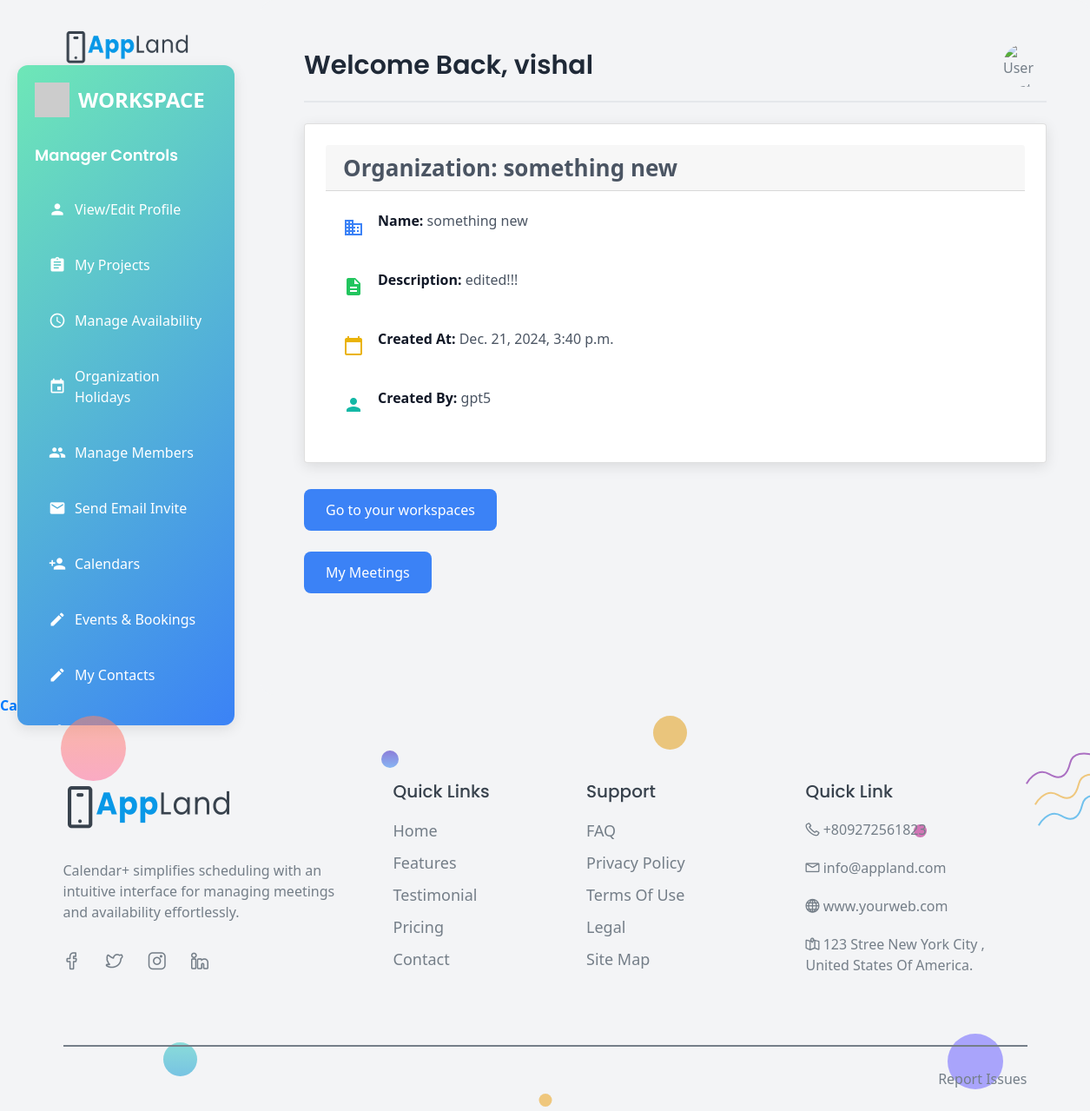
Page /calendar/org_detail/8/ (signed in) on the committed database.
### accounts/models.py (models this page shows, shortened)
class Organization(models.Model):
    name = models.CharField(max_length=255)
    description = models.TextField(blank=True)
    created_at = models.DateTimeField(auto_now_add=True)
    updated_at = models.DateTimeField(auto_now=True)
    created_by = models.ForeignKey(User, on_delete=models.CASCADE, related_name='created_organizations')

### calendar_plus/views.py (the view)
# urls.py: path('org_detail/<int:org_id>/',OrgDetailView.as_view(),name='org_detail'),
class OrgDetailView(LoginRequiredMixin, View):
    template_name = 'calendar/org_detail.html'
    def get(self, request, org_id):
        organization = get_object_or_404(Organization, id=org_id)
        user_profiles = Profile.objects.filter(organization=organization, user=request.user)
        is_admin = user_profiles.filter(is_admin=True).exists()
        is_manager = user_profiles.filter(is_manager=True).exists()
        is_employee = user_profiles.filter(is_employee=True).exists()
        context = {
            'organization': organization,
            'user_profiles': user_profiles,
            'is_admin': is_admin,
            'is_manager': is_manager,
            'is_employee': is_employee,
        }
        return render(request, self.template_name, context)

### calendar_plus/templates/calendar/org_detail.html (shortened to what this page needs)
{% extends 'custom.html' %}
{% block content %}
<!DOCTYPE html>
<html lang="en">
<head>
    <script src="https://cdn.tailwindcss.com"></script>
</head>
<body class="bg-gray-100 font-sans">
    <div class="sidebar">
        <div class="sidebar-header">
            <img src="https://via.placeholder.com/40" alt="Logo">
            <span>Workspace</span>
        </div>
        {% if is_admin %}
            <h3 class="font-semibold text-lg text-white mb-6">Admin Controls</h3>
            <a href="{% url 'view_edit_profile' org_id=organization.id %}">
                <span class="material-icons">person</span> View/Edit Profile
            </a>
            <a href="{% url 'edit_organization' organization.id %}">
                <span class="material-icons">edit</span> Edit Organization
            </a>
            <a href="{% url 'organization_availability' organization.id %}">
                <span class="material-icons">schedule</span> Manage Availability
            </a>
            <a href="{% url 'organization_holidays' organization.id %}">
                <span class="material-icons">event</span> Organization Holidays
            </a>
            <a href="{% url 'project_list' organization.id %}">
                <span class="material-icons">assignment</span> My Projects
            </a>
            <a href="{% url 'members_action' organization_id=organization.id %}">
                <span class="material-icons">group</span> Manage Members
            </a>
            <a href="{% url 'send_email_invitation' organization_id=organization.id %}">
                <span class="material-icons">email</span> Send Email Invite
            </a>
            <a href="{% url 'invitation_status' organization.id %}">
                <span class="material-icons">person_add</span> Invitations Status
            </a>
            <a href="{% url 'organizations_members' organization.id %}">
                <span class="material-icons">person_add</span> Calendars
            </a>
            <a href="{% url 'user_meetings_calendar' organization.id %}">
                <span class="material-icons">person_add</span> My Calendar
            </a>
            <a href="{% url 'user-events' organization.id %}">
                <span class="material-icons">edit</span>Events & Bookings
            </a>
            <a href="{% url 'security' organization.id %}">
                <span class="material-icons">person_add</span>Security
            </a>
            <a href="{% url 'managed_workflows' organization.id %}">
                <span class="material-icons">person_add</span>Managed Workflows
            </a>
            <a href="{% url 'contacts_list' organization.id %}">
                <span class="material-icons">edit</span>Contacts
            </a>
            <a href="{% url 'group_create' organization.id %}">
                <span class="material-icons">person_add</span>Groups
            </a>
            <a href="{% url 'display_groups' organization.id %}">
                <span class="material-icons">person_add</span>Organization Groups
            </a>
        {% elif is_manager %}
            <h3 class="font-semibold text-lg text-white mb-6">Manager Controls</h3>
            <a href="{% url 'view_edit_profile' org_id=organization.id %}">
                <span class="material-icons">person</span> View/Edit Profile
            </a>
            <a href="{% url 'project_views_others' organization_id=organization.id %}">
                <span class="material-icons">assignment</span> My Projects
            </a>
            <a href="{% url 'organization_availability' organization.id %}">
                <span class="material-icons">schedule</span> Manage Availability
            </a>
            <a href="{% url 'organization_holidays' organization.id %}">
                <span class="material-icons">event</span> Organization Holidays
            </a>
            <a href="{% url 'members_action' organization_id=organization.id %}">
                <span class="material-icons">group</span> Manage Members
            </a>
            <a href="{% url 'send_email_invitation' organization_id=organization.id %}">
                <span class="material-icons">email</span> Send Email Invite
            </a>
            <a href="{% url 'organizations_members' organization.id %}">
                <span class="material-icons">person_add</span> Calendars
            </a>
            <a href="{% url 'user-events' organization.id %}">
                <span class="material-icons">edit</span>Events & Bookings
            </a>
            <a href="{% url 'contacts_list' organization.id %}">
                <span class="material-icons">edit</span>My Contacts
            </a>
            <a href="{% url 'user_groups' organization.id %}">
                <span class="material-icons">person_add</span>Groups
            </a>
            {% endif %}
    </div>
    <div class="main-content">
        <div class="profile-header">
            <h2>Welcome Back, {{ request.user }}</h2>
            <img src="https://encrypted-tbn0.gstatic.com/images?q=tbn:ANd9GcRgzlAIaq9_fY1FwvEaetGEades903CrQ0syQ&s" alt="User Avatar">
        </div>
<div class="card">
    <div class="card-header text-blue-600 text-xl font-semibold">Organization: {{ organization.name }}</div>
    <div class="card-body space-y-6">
        <div class="flex items-center">
            <span class="material-icons text-blue-500 mr-3">business</span>
            <p class="text-lg"><strong>Name:</strong> {{ organization.name }}</p>
        </div>
        <div class="flex items-center">
            <span class="material-icons text-green-500 mr-3">description</span>
            <p class="text-lg"><strong>Description:</strong> {{ organization.description }}</p>
        </div>
        <div class="flex items-center">
            <span class="material-icons text-yellow-500 mr-3">calendar_today</span>
            <p class="text-lg"><strong>Created At:</strong> {{ organization.created_at }}</p>
        </div>
        <div class="flex items-center">
            <span class="material-icons text-teal-500 mr-3">person</span>
            <p class="text-lg"><strong>Created By:</strong> {{ organization.created_by }}</p>
        </div>
    </div>
</div>
        <div class="action-links">
            <a href="{% url 'organization_list' %}">Go to your workspaces</a>
        </div>
        <br>
        <div class="action-links">
            <a href="{% url 'meeting_list' organization.id %}">My Meetings</a>
        </div>
    </div>
    <section>
        <a href="#">
            <strong>Calendar Pro Trial</strong>
        </a>
    </section>
</body>
</html>
{% endblock %}

### static/assets/css/style.css (style rules this page uses)
body { font-family: "Open Sans", sans-serif; font-weight: normal; font-style: normal; color: #747E88; overflow-x: hidden; }
* { margin: 0; padding: 0; -webkit-box-sizing: border-box; -moz-box-sizing: border-box; box-sizing: border-box; }
img { max-width: 100%; }
i, span, a { display: inline-block; }
audio, canvas, iframe, img, svg, video { vertical-align: middle; }
h1, h2, h3, h4, h5, h6 { font-family: "Poppins", sans-serif; font-weight: 700; color: #38424D; margin: 0px; }
h2 { font-size: 36px; }
h3 { font-size: 28px; }
p { font-size: 16px; font-weight: 400; line-height: 24px; color: #747E88; margin: 0px; }

### calendar_plus/templates/calendar/org_detail.html (style rules this page uses)
.sidebar { background: linear-gradient(135deg, #6EE7B7, #3B82F6); color: white; width: 250px; height: auto; position: fixed; top: 75px; left: 20px; padding: 20px; border-radius: 12px; box-shadow: 0 4px 16px rgba(0, 0, 0, 0.1); max-height: calc(100vh - 40px); overflow-y: auto; }
.sidebar a { display: flex; align-items: center; padding: 12px 16px; margin-bottom: 16px; color: white; text-decoration: none; border-radius: 8px; font-weight: 500; transition: background 0.3s ease, transform 0.3s ease; }
.sidebar a span { margin-right: 10px; font-size: 20px; }
.sidebar-header { font-size: 24px; font-weight: 700; margin-bottom: 30px; text-transform: uppercase; display: flex; align-items: center; }
.sidebar-header img { width: 40px; margin-right: 10px; }
.main-content { margin-left: 300px; padding: 50px; background-color: #F3F4F6; min-height: 100vh; border-radius: 16px; }
.card { background: white; border-radius: 12px; box-shadow: 0 4px 16px rgba(0, 0, 0, 0.1); padding: 24px; margin-bottom: 30px; transition: transform 0.3s ease, box-shadow 0.3s ease; }
.card-header { font-size: 26px; font-weight: 600; color: #4B5563; margin-bottom: 20px; border-bottom: 2px solid #F1F5F9; padding-bottom: 10px; }
.card-body p { font-size: 16px; color: #4B5563; line-height: 1.75; margin-bottom: 16px; }
.card-body strong { font-weight: 700; color: #111827; }
.card-body { padding-top: 10px; padding-bottom: 10px; }
.action-links a { display: inline-block; margin-right: 15px; padding: 12px 25px; background: #3B82F6; color: white; border-radius: 8px; font-size: 16px; font-weight: 500; text-decoration: none; transition: background 0.3s, transform 0.3s; }
.profile-header { display: flex; justify-content: space-between; align-items: center; border-bottom: 2px solid #E5E7EB; padding-bottom: 16px; margin-bottom: 24px; }
.profile-header h2 { font-size: 30px; font-weight: 600; color: #1F2937; }
.profile-header img { width: 50px; height: 50px; border-radius: 50%; }

### rows in the picture
Organization: name "something new", description "edited!!!", created_at "Dec. 21, 2024, 3:40 p.m.", created_by "gpt5"

### other values in the picture
{{ request.user }} "vishal"
